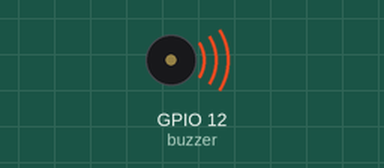
Bench run of a program on a simulated Raspberry Pi (BCM pin numbers). Parts: buzzer (waves = sounding). At 0.6 s the program stops and its outputs stay as they are.

Above: at 0.05 s.
Timing chart, 0 to 2.1 s (numbered marks = the images above):
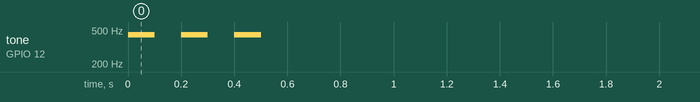

Measured:
- by itself, tone on GPIO 12 (buzzer): alternates 440 Hz for 0.10 s and silent for 0.10 s, 6 changes in all, then stays silent

The program:

buzzer.py
```python
#!/usr/bin/env python3


import time
from gpiozero import TonalBuzzer


def beep_buzzer(n):
    try:
        buzzer_pin = 12
        buzzer = TonalBuzzer(buzzer_pin)
        for _ in range(n):
            buzzer.play(440)
            time.sleep(0.1)
            buzzer.stop()
            time.sleep(0.1)
    except KeyboardInterrupt:
        print("\nExited!")


if __name__ == "__main__":
    beep_buzzer(3)
```
